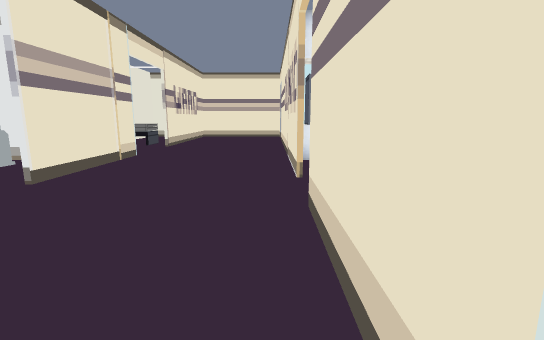
[1] (above)

24 first-person views from a walk through a Godot game level. The camera is 1.2 m above the floor, tilts 10° down and sees 85° across. The floor is counted in squares, 1 m on a side. Each view is taken from the middle of a square. On the plan, view 1 faces up. The plan holds only what a view shows up to about 13 squares ahead; the rest is blank. Flat picture figures and markers are not drawn. Door leaves are left out where a doorway can be walked through. Some surface patterns are stand-ins.

[2]
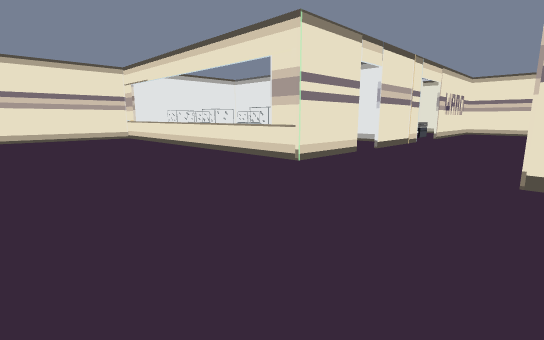

[3]
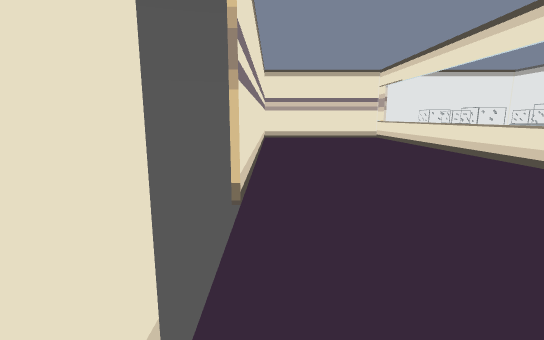

[4]
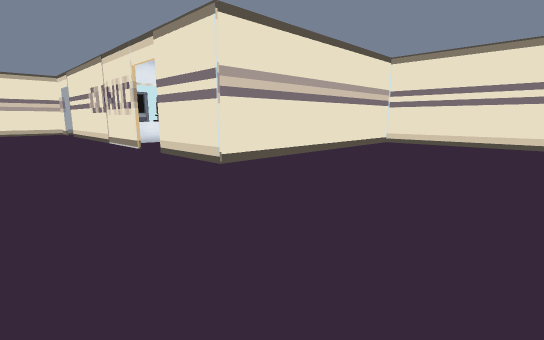

[5]
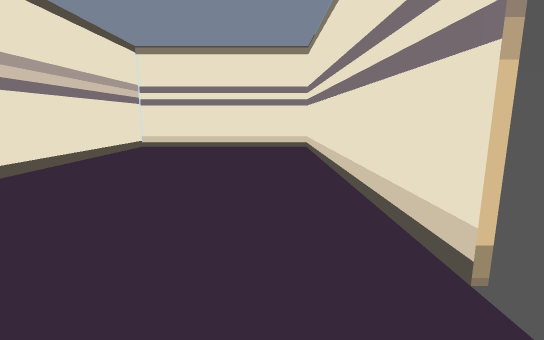

[6]
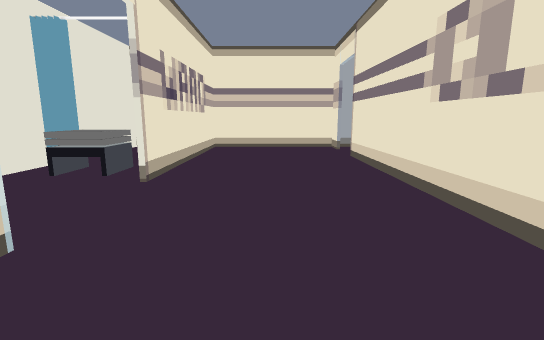

[7]
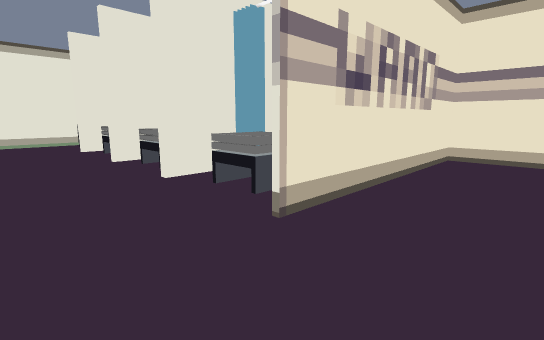

[8]
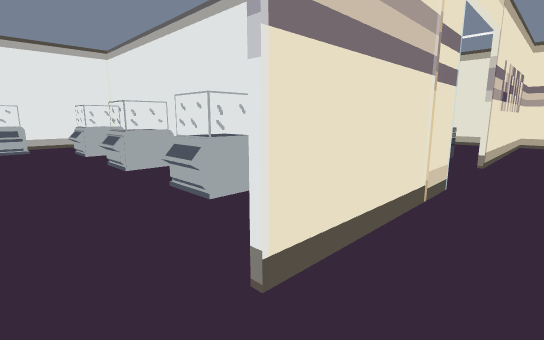

[9]
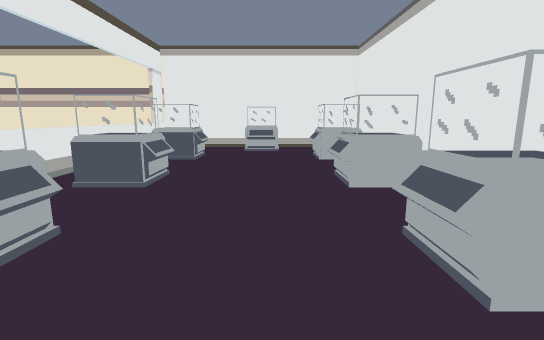

[10]
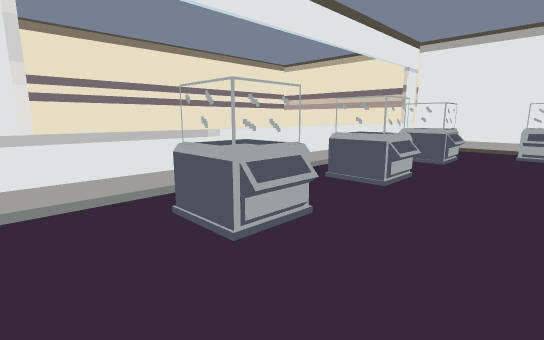

[11]
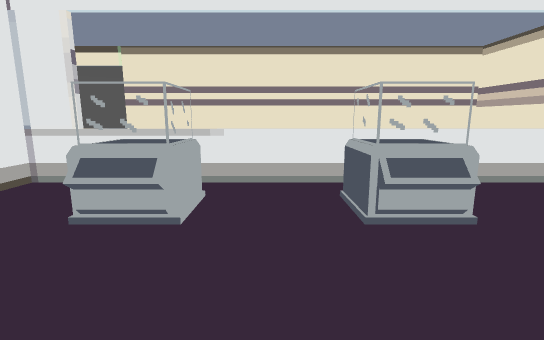

[12]
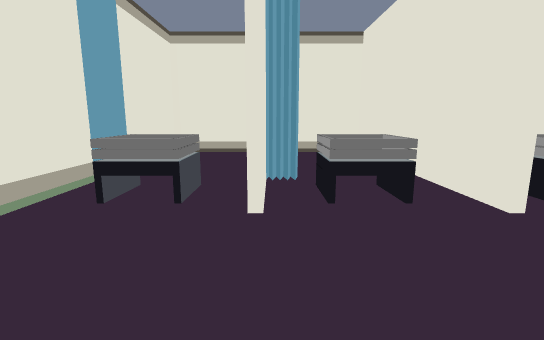

[13]
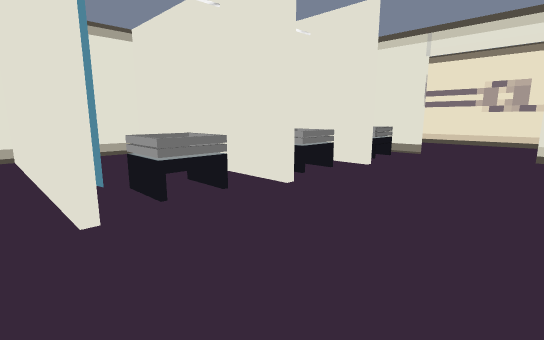

[14]
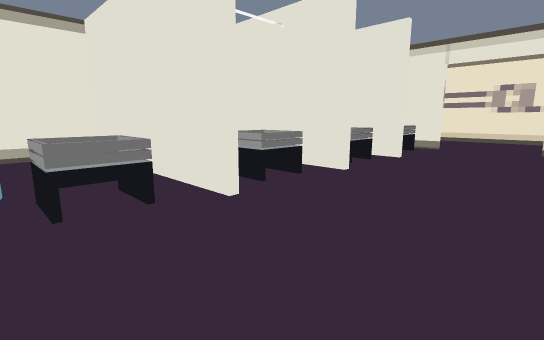

[15]
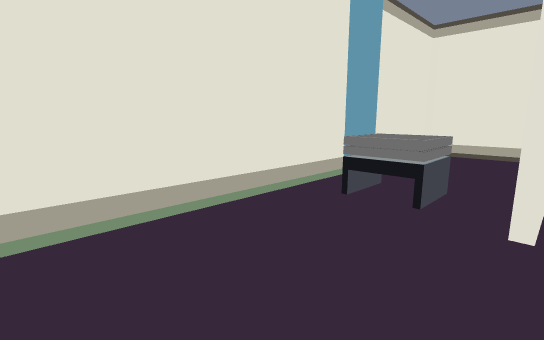

[16]
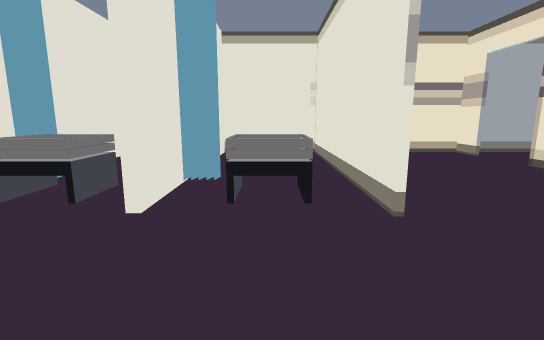

[17]
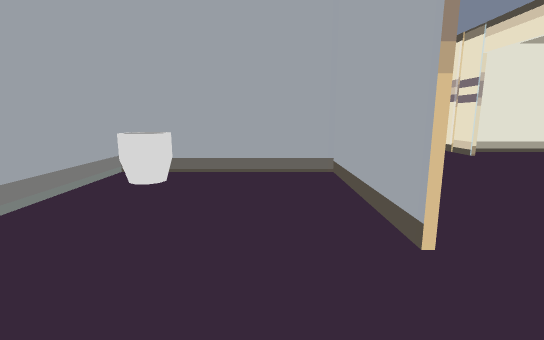

[18]
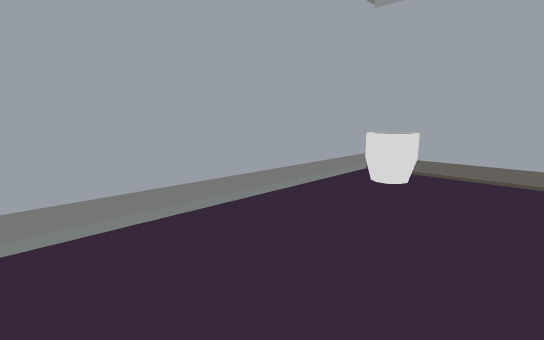

[19]
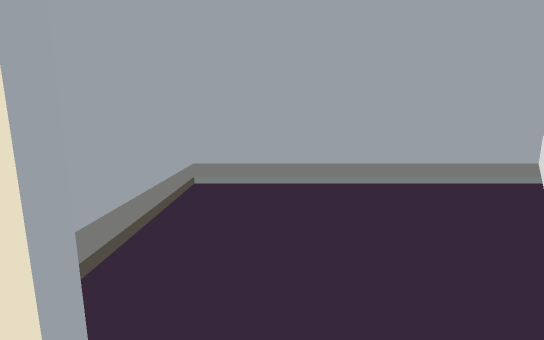

[20]
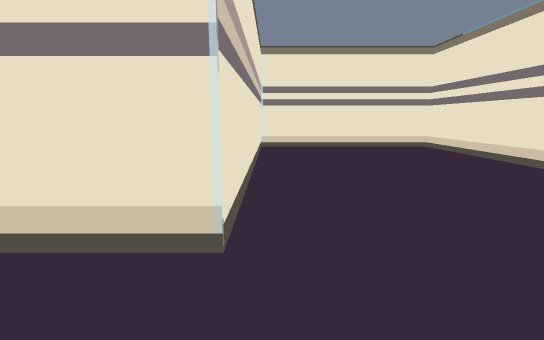

[21]
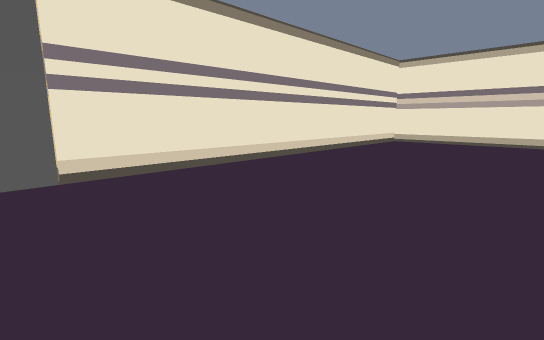

[22]
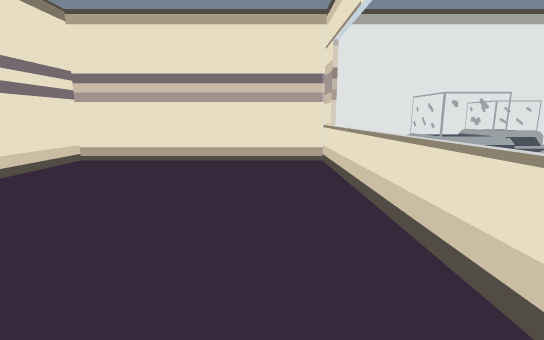

[23]
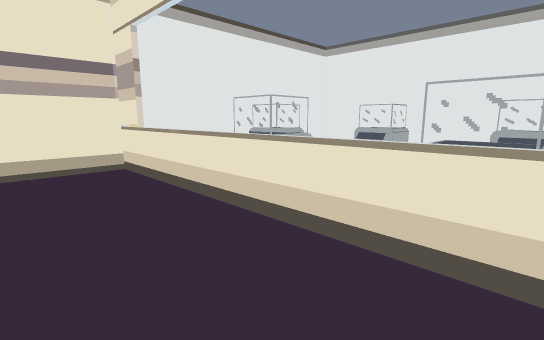

[24]
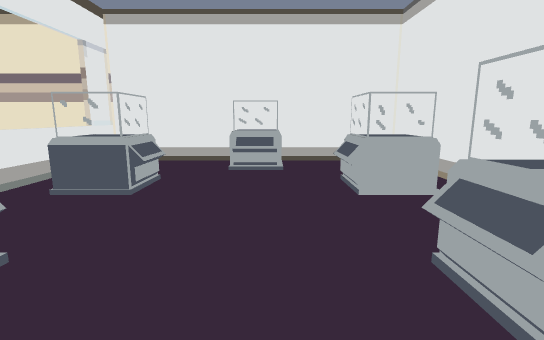

### Floor plan
Points are (right, up) in squares from view 1. A wall is a line through its corners. A room is listed if a view was taken in it or the views show most of it. See-through windows are left out.
Room 1 (views 1, 2, 3, 4, 5, 6, 7, 8, 19, 20, 21, 22, 23)
walls: (-4.4, 3.8) (-4.4, 0.4) (-17.4, 0.4); (0.5, 5.9) (0.5, 7.5); (-0.1, -6.4) (10.4, -6.4) (10.4, 0.4) (0.5, 0.4) (0.5, 4); (-4.4, 9.6) (-4.4, 5.2); (0.5, 9.4) (0.5, 16.5); (-17.4, 0) (-17.4, -6.4) (-3, -6.4); (0.5, 18.4) (0.5, 19.5); (-4.4, 19.5) (-4.4, 12.5); (1, 19.4) (-4, 19.4)
ways out: open door at (-4, 4.5) to room 2; open door at (-4, 11.5) to room 2; open door at (1, 18) to room 3; open door at (-1.5, -6.5); open door at (1, 5)
objects: other object (1, 8) to (2, 9)
Room 2 (views 9, 10, 11, 12, 13, 14, 15, 16, 24)
walls: (-11.4, 8.4) (-13.5, 8.4); (-8.4, 8.4) (-9.5, 8.4); (-11, 12.6) (-11, 19.4) (-13.1, 19.4); (-15.4, 8.4) (-17.4, 8.4) (-17.4, 0); (-6.5, 8.6) (-5.1, 8.6); (-7.9, 12.6) (-7.9, 16); (-14.3, 12.6) (-14.3, 19.4) (-17.4, 19.4) (-17.4, 9); (-14.1, 14) (-14.1, 12.6); (-10.8, 15.5) (-10.8, 12.6); (-4.5, 12.4) (-4.5, 19.5); (-17.4, 0.6) (-4.5, 0.6) (-4.5, 1.1); (-4, 19.4) (-7.7, 19.4) (-7.7, 12.6)
ways out: open door at (-4, 4.5) to room 1; open door at (-4, 11.5) to room 1; opening at (-9, 15)
objects: other object (-17, 4) to (-16, 5); curtain (-17, 15); table (-16, 13); other object (-15, 2) to (-14, 3); other object (-15, 6) to (-14, 8); table (-13, 13); other object (-11, 2) to (-10, 3); other object (-11, 6) to (-10, 8); table (-10, 13) to (-9, 14); other object (-8, 2) to (-7, 3); other object (-8, 6) to (-7, 8); curtain (-7, 15); table (-6, 13)
Room 3 (views 17, 18)
walls: (0.6, 16.5) (0.6, 12.4) (5.4, 12.4) (5.4, 19.4) (1, 19.4)
ways out: open door at (1, 18) to room 1
objects: bucket (4, 13)

Where each view was taken, in squares from view 1:
view 1: 0 up, 0 right, facing up
view 2: 6 down, 1 right, facing up-left
view 3: 6 down, 1 right, facing left
view 4: 6 down, 4 left, facing up-right
view 5: 5 down, 2 left, facing right
view 6: 7 up, 2 left, facing up
view 7: 10 up, 2 left, facing up-left
view 8: 4 up, 3 left, facing up-left
view 9: 5 up, 5 left, facing left
view 10: 5 up, 5 left, facing down-left
view 11: 6 up, 9 left, facing down
view 12: 9 up, 14 left, facing up
view 13: 9 up, 15 left, facing up-right
view 14: 9 up, 17 left, facing up-right
view 15: 9 up, 14 left, facing up-left
view 16: 9 up, 6 left, facing up
view 17: 19 up, 2 right, facing down
view 18: 19 up, 2 right, facing down-right
view 19: 18 up, 0 right, facing right
view 20: 0 up, 2 left, facing right
view 21: 0 up, 2 left, facing down-left
view 22: 1 down, 9 left, facing left
view 23: 2 down, 10 left, facing up-left
view 24: 5 up, 9 left, facing left
